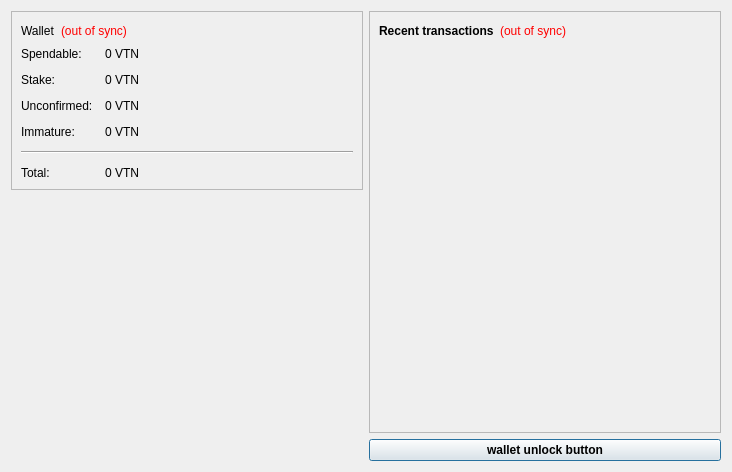
<?xml version="1.0" encoding="UTF-8"?>
<ui version="4.0">
 <class>OverviewPage</class>
 <widget class="QWidget" name="OverviewPage">
  <property name="geometry">
   <rect>
    <x>0</x>
    <y>0</y>
    <width>732</width>
    <height>472</height>
   </rect>
  </property>
  <property name="windowTitle">
   <string>Form</string>
  </property>
  <layout class="QHBoxLayout" name="horizontalLayout" stretch="0,0">
   <item>
    <layout class="QVBoxLayout" name="verticalLayout_2">
     <item>
      <widget class="QFrame" name="frame">
       <property name="frameShape">
        <enum>QFrame::StyledPanel</enum>
       </property>
       <property name="frameShadow">
        <enum>QFrame::Raised</enum>
       </property>
       <layout class="QVBoxLayout" name="verticalLayout_4">
        <item>
         <layout class="QHBoxLayout" name="horizontalLayout_4">
          <item>
           <widget class="QLabel" name="label_5">
            <property name="font">
             <font>
              <weight>50</weight>
              <bold>false</bold>
             </font>
            </property>
            <property name="text">
             <string>Wallet</string>
            </property>
           </widget>
          </item>
          <item>
           <widget class="QLabel" name="labelWalletStatus">
            <property name="toolTip">
             <string>The displayed information may be out of date. Your wallet automatically synchronizes with the Venturenic network after a connection is established, but this process has not completed yet.</string>
            </property>
            <property name="styleSheet">
             <string notr="true">QLabel { color: red; }</string>
            </property>
            <property name="text">
             <string notr="true">(out of sync)</string>
            </property>
            <property name="alignment">
             <set>Qt::AlignLeading|Qt::AlignLeft|Qt::AlignVCenter</set>
            </property>
           </widget>
          </item>
          <item>
           <spacer name="horizontalSpacer_2">
            <property name="orientation">
             <enum>Qt::Horizontal</enum>
            </property>
            <property name="sizeHint" stdset="0">
             <size>
              <width>40</width>
              <height>20</height>
             </size>
            </property>
           </spacer>
          </item>
         </layout>
        </item>
        <item>
         <layout class="QFormLayout" name="formLayout_2">
          <property name="fieldGrowthPolicy">
           <enum>QFormLayout::AllNonFixedFieldsGrow</enum>
          </property>
          <property name="horizontalSpacing">
           <number>12</number>
          </property>
          <property name="verticalSpacing">
           <number>12</number>
          </property>
          <item row="0" column="0">
           <widget class="QLabel" name="label">
            <property name="text">
             <string>Spendable:</string>
            </property>
           </widget>
          </item>
          <item row="0" column="1">
           <widget class="QLabel" name="labelBalance">
            <property name="font">
             <font>
              <weight>50</weight>
              <bold>false</bold>
             </font>
            </property>
            <property name="cursor">
             <cursorShape>IBeamCursor</cursorShape>
            </property>
            <property name="toolTip">
             <string>Your current spendable balance</string>
            </property>
            <property name="text">
             <string notr="true">0 VTN</string>
            </property>
            <property name="textInteractionFlags">
             <set>Qt::LinksAccessibleByMouse|Qt::TextSelectableByKeyboard|Qt::TextSelectableByMouse</set>
            </property>
           </widget>
          </item>
          <item row="1" column="0">
           <widget class="QLabel" name="label_6">
            <property name="text">
             <string>Stake:</string>
            </property>
           </widget>
          </item>
          <item row="1" column="1">
           <widget class="QLabel" name="labelStake">
            <property name="font">
             <font>
              <weight>50</weight>
              <bold>false</bold>
             </font>
            </property>
            <property name="cursor">
             <cursorShape>IBeamCursor</cursorShape>
            </property>
            <property name="toolTip">
             <string>Total of coins that was staked, and do not yet count toward the current balance</string>
            </property>
            <property name="text">
             <string notr="true">0 VTN</string>
            </property>
            <property name="textInteractionFlags">
             <set>Qt::LinksAccessibleByMouse|Qt::TextSelectableByKeyboard|Qt::TextSelectableByMouse</set>
            </property>
           </widget>
          </item>
          <item row="2" column="0">
           <widget class="QLabel" name="label_3">
            <property name="text">
             <string>Unconfirmed:</string>
            </property>
           </widget>
          </item>
          <item row="2" column="1">
           <widget class="QLabel" name="labelUnconfirmed">
            <property name="font">
             <font>
              <weight>50</weight>
              <bold>false</bold>
             </font>
            </property>
            <property name="cursor">
             <cursorShape>IBeamCursor</cursorShape>
            </property>
            <property name="toolTip">
             <string>Total of transactions that have yet to be confirmed, and do not yet count toward the current balance</string>
            </property>
            <property name="text">
             <string notr="true">0 VTN</string>
            </property>
            <property name="textInteractionFlags">
             <set>Qt::LinksAccessibleByMouse|Qt::TextSelectableByKeyboard|Qt::TextSelectableByMouse</set>
            </property>
           </widget>
          </item>
          <item row="3" column="0">
           <widget class="QLabel" name="labelImmatureText">
            <property name="text">
             <string>Immature:</string>
            </property>
           </widget>
          </item>
          <item row="3" column="1">
           <widget class="QLabel" name="labelImmature">
            <property name="font">
             <font>
              <weight>50</weight>
              <bold>false</bold>
             </font>
            </property>
            <property name="toolTip">
             <string>Mined balance that has not yet matured</string>
            </property>
            <property name="text">
             <string notr="true">0 VTN</string>
            </property>
            <property name="textInteractionFlags">
             <set>Qt::LinksAccessibleByMouse|Qt::TextSelectableByKeyboard|Qt::TextSelectableByMouse</set>
            </property>
           </widget>
          </item>
          <item row="4" column="0" colspan="2">
           <widget class="Line" name="line">
            <property name="orientation">
             <enum>Qt::Horizontal</enum>
            </property>
           </widget>
          </item>
          <item row="5" column="0">
           <widget class="QLabel" name="labelTotalText">
            <property name="text">
             <string>Total:</string>
            </property>
           </widget>
          </item>
          <item row="5" column="1">
           <widget class="QLabel" name="labelTotal">
            <property name="font">
             <font>
              <weight>50</weight>
              <bold>false</bold>
             </font>
            </property>
            <property name="cursor">
             <cursorShape>IBeamCursor</cursorShape>
            </property>
            <property name="toolTip">
             <string>Your current total balance</string>
            </property>
            <property name="text">
             <string notr="true">0 VTN</string>
            </property>
            <property name="textInteractionFlags">
             <set>Qt::LinksAccessibleByMouse|Qt::TextSelectableByKeyboard|Qt::TextSelectableByMouse</set>
            </property>
           </widget>
          </item>
         </layout>
        </item>
       </layout>
      </widget>
     </item>
     <item>
      <spacer name="verticalSpacer_4">
       <property name="orientation">
        <enum>Qt::Vertical</enum>
       </property>
       <property name="sizeHint" stdset="0">
        <size>
         <width>20</width>
         <height>40</height>
        </size>
       </property>
      </spacer>
     </item>
     <item>
      <widget class="QLabel" name="label_2">
       <property name="text">
        <string/>
       </property>
       <property name="pixmap">
        <pixmap resource="../bitcoin.qrc">:/images/wallet_logo</pixmap>
       </property>
       <property name="alignment">
        <set>Qt::AlignCenter</set>
       </property>
      </widget>
     </item>
     <item>
      <spacer name="verticalSpacer">
       <property name="orientation">
        <enum>Qt::Vertical</enum>
       </property>
       <property name="sizeHint" stdset="0">
        <size>
         <width>20</width>
         <height>40</height>
        </size>
       </property>
      </spacer>
     </item>
    </layout>
   </item>
   <item>
    <layout class="QVBoxLayout" name="verticalLayout_3">
     <item>
      <widget class="QFrame" name="frame_2">
       <property name="frameShape">
        <enum>QFrame::StyledPanel</enum>
       </property>
       <property name="frameShadow">
        <enum>QFrame::Raised</enum>
       </property>
       <layout class="QVBoxLayout" name="verticalLayout">
        <item>
         <layout class="QHBoxLayout" name="horizontalLayout_2">
          <item>
           <widget class="QLabel" name="label_4">
            <property name="text">
             <string>&lt;b&gt;Recent transactions&lt;/b&gt;</string>
            </property>
           </widget>
          </item>
          <item>
           <widget class="QLabel" name="labelTransactionsStatus">
            <property name="toolTip">
             <string>The displayed information may be out of date. Your wallet automatically synchronizes with the Venturenic network after a connection is established, but this process has not completed yet.</string>
            </property>
            <property name="styleSheet">
             <string notr="true">QLabel { color: red; }</string>
            </property>
            <property name="text">
             <string notr="true">(out of sync)</string>
            </property>
            <property name="alignment">
             <set>Qt::AlignRight|Qt::AlignTrailing|Qt::AlignVCenter</set>
            </property>
           </widget>
          </item>
          <item>
           <spacer name="horizontalSpacer">
            <property name="orientation">
             <enum>Qt::Horizontal</enum>
            </property>
            <property name="sizeHint" stdset="0">
             <size>
              <width>40</width>
              <height>20</height>
             </size>
            </property>
           </spacer>
          </item>
         </layout>
        </item>
        <item>
         <widget class="QListView" name="listTransactions">
          <property name="styleSheet">
           <string notr="true">QListView { background: transparent; }</string>
          </property>
          <property name="frameShape">
           <enum>QFrame::NoFrame</enum>
          </property>
          <property name="verticalScrollBarPolicy">
           <enum>Qt::ScrollBarAlwaysOff</enum>
          </property>
          <property name="horizontalScrollBarPolicy">
           <enum>Qt::ScrollBarAlwaysOff</enum>
          </property>
          <property name="selectionMode">
           <enum>QAbstractItemView::NoSelection</enum>
          </property>
         </widget>
        </item>
       </layout>
      </widget>
     </item>
     <item>
      <widget class="QPushButton" name="unlockWalletButton">
       <property name="sizePolicy">
        <sizepolicy hsizetype="Minimum" vsizetype="Fixed">
         <horstretch>0</horstretch>
         <verstretch>0</verstretch>
        </sizepolicy>
       </property>
       <property name="maximumSize">
        <size>
         <width>16777214</width>
         <height>16777214</height>
        </size>
       </property>
       <property name="font">
        <font>
         <weight>75</weight>
         <bold>true</bold>
        </font>
       </property>
       <property name="toolTip">
        <string/>
       </property>
       <property name="text">
        <string>wallet unlock button</string>
       </property>
       <property name="checkable">
        <bool>false</bool>
       </property>
       <property name="autoDefault">
        <bool>false</bool>
       </property>
       <property name="default">
        <bool>true</bool>
       </property>
       <property name="flat">
        <bool>false</bool>
       </property>
      </widget>
     </item>
    </layout>
   </item>
  </layout>
 </widget>
 <resources>
  <include location="../bitcoin.qrc"/>
 </resources>
 <connections/>
</ui>
